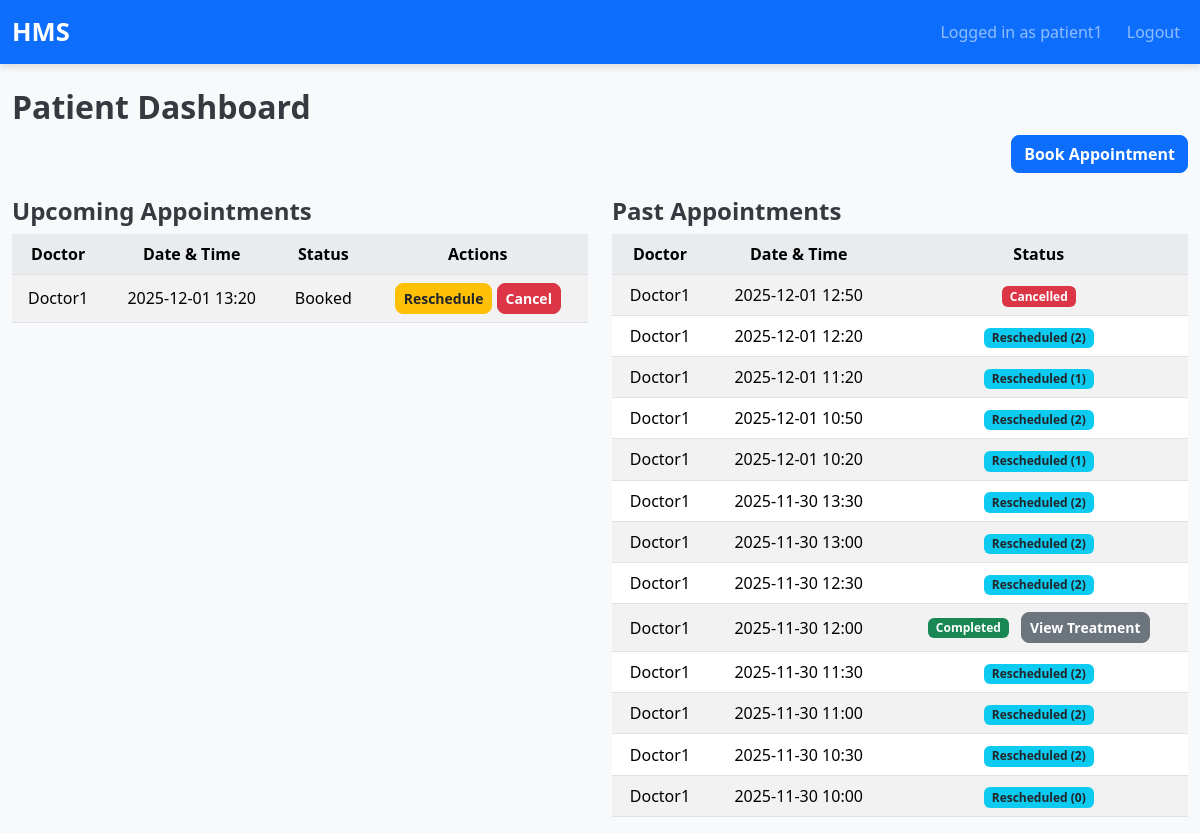
Screenshot of /patient_dashboard (signed in) with the database file from the repository.
### models.py (models this page shows)
class User(UserMixin, db.Model):
    id = db.Column(db.Integer, primary_key=True)
    username = db.Column(db.String(80), unique=True, nullable=False)
    password_hash = db.Column(db.String(200), nullable=False)
    role = db.Column(db.String(20), nullable=False)
    is_blacklisted = db.Column(db.Boolean, default=False)
    doctor_profile = db.relationship('Doctor', backref='user', uselist=False)
    patient_profile = db.relationship('Patient', backref='user', uselist=False)

class Appointment(db.Model):
    id = db.Column(db.Integer, primary_key=True)
    patient_id = db.Column(db.Integer, db.ForeignKey('patient.id'), nullable=False)
    doctor_id = db.Column(db.Integer, db.ForeignKey('doctor.id'), nullable=False)
    appointment_datetime = db.Column(db.DateTime, nullable=False)
    status = db.Column(db.String(20), nullable=False, default='Booked')
    created_at = db.Column(db.DateTime, default=datetime.utcnow)
    reschedule_count = db.Column(db.Integer, nullable=False, default=0)
    treatments = db.relationship('TreatmentRecord', back_populates='appointment', cascade='all, delete-orphan')
    __table_args__ = (db.UniqueConstraint('doctor_id', 'appointment_datetime', name='uq_doctor_datetime'),)

class Doctor(db.Model):
    id = db.Column(db.Integer, primary_key=True)
    user_id = db.Column(db.Integer, db.ForeignKey('user.id'), unique=True, nullable=False)
    name = db.Column(db.String(120), nullable=False)
    specialization = db.Column(db.String(120), nullable=False)
    availabilities = db.relationship('DoctorAvailability', backref='doctor', cascade='all, delete-orphan')
    appointments = db.relationship('Appointment', backref='doctor', cascade='all, delete-orphan')
    treatments = db.relationship('TreatmentRecord', back_populates='doctor', cascade='all, delete-orphan')

### routes.py (the view, shortened to what this page needs)
@main.route('/patient_dashboard', methods=['GET', 'POST'])
@login_required
def patient_dashboard():
    if current_user.role != ROLE_PATIENT:
        return redirect(url_for('main.index'))
    patient = Patient.query.filter_by(user_id=current_user.id).first()
    upcoming = Appointment.query.filter(
        Appointment.patient_id == patient.id,
        Appointment.status == "Booked"
    ).order_by(Appointment.appointment_datetime.asc()).all()
    past = Appointment.query.filter(
        Appointment.patient_id == patient.id,
        Appointment.status.in_(["Cancelled", "Completed", "Rescheduled"])
    ).order_by(Appointment.appointment_datetime.desc()).all()
    action = request.args.get("action")
    appointment_id = request.args.get("id")
    return render_template(
        "dashboards/patient_dashboard.html",
        upcoming_appts=upcoming,
        past_appts=past
    )

### app.py (called while the page is built)
def create_app():
    app = Flask(__name__)
    app.config['SECRET_KEY'] = 'super-secret-key'
    app.config['SQLALCHEMY_DATABASE_URI'] = 'sqlite:///hms.db'
    app.config['SQLALCHEMY_TRACK_MODIFICATIONS'] = False
    db.init_app(app)
    bcrypt.init_app(app)
    login_manager.init_app(app)
    login_manager.login_view = 'main.login'
    login_manager.login_message_category = 'info'
    @login_manager.user_loader
    def load_user(user_id):
        return User.query.get(int(user_id))
    app.register_blueprint(main)
    return app

### templates/dashboards/patient_dashboard.html (shortened to what this page needs)
{% extends 'base.html' %}
{% block content %}
<h2>Patient Dashboard</h2>
<div class="text-end mb-3">
    <a href="{{ url_for('main.book_appointment') }}" class="btn btn-primary">
        Book Appointment
    </a>
</div>
<div class="row mt-4">
    <div class="col-md-6">
        <h4>Upcoming Appointments</h4>
        {% if upcoming_appts %}
        <table class="table table-striped">
            <thead>
                <tr>
                    <th>Doctor</th>
                    <th>Date & Time</th>
                    <th>Status</th>
                    <th>Actions</th>
                </tr>
            </thead>
            <tbody>
                {% for appt in upcoming_appts %}
                <tr>
                    <td>{{ appt.doctor.name }}</td>
                    <td>{{ appt.appointment_datetime.strftime('%Y-%m-%d %H:%M') }}</td>
                    <td>{{ appt.status }}</td>
                    <td>
                        {% if appt.status == "Booked" %}
                        <a href="{{ url_for('main.patient_dashboard', action='reschedule', id=appt.id) }}"
                           class="btn btn-warning btn-sm">Reschedule</a>
                        <a href="{{ url_for('main.patient_dashboard', action='cancel', id=appt.id) }}"
                           class="btn btn-danger btn-sm"
                           onclick="return confirm('Are you sure you want to cancel this appointment?');">
                            Cancel
                        </a>
                        {% endif %}
                    </td>
                </tr>
                {% endfor %}
            </tbody>
        </table>
        {% else %}
        <p>No upcoming appointments.</p>
        {% endif %}
    </div>
    <div class="col-md-6">
        <h4>Past Appointments</h4>
        {% if past_appts %}
        <table class="table table-striped">
            <thead>
                <tr>
                    <th>Doctor</th>
                    <th>Date & Time</th>
                    <th>Status</th>
                </tr>
            </thead>
            <tbody>
                {% for appt in past_appts %}
                <tr>
                    <td>{{ appt.doctor.name }}</td>
                    <td>{{ appt.appointment_datetime.strftime('%Y-%m-%d %H:%M') }}</td>
                    <td>
                        {% if appt.status == "Completed" %}
                            <span class="badge bg-success">Completed</span>
                            <a href="{{ url_for('main.view_treatment', appointment_id=appt.id) }}" class="btn btn-secondary btn-sm ms-2">
                                View Treatment
                            </a>
                        {% elif appt.status == "Cancelled" %}
                            <span class="badge bg-danger">Cancelled</span>
                        {% elif appt.status == "Rescheduled" %}
                            {% if appt.reschedule_count is defined %}
                                <span class="badge bg-info text-dark">Rescheduled ({{ appt.reschedule_count }})</span>
                            {% else %}
                                <span class="badge bg-info text-dark">Rescheduled</span>
                            {% endif %}
                        {% else %}
                            {{ appt.status }}
                        {% endif %}
                    </td>
                </tr>
                {% endfor %}
            </tbody>
        </table>
        {% else %}
        <p>No past appointments.</p>
        {% endif %}
    </div>
</div>
{% endblock %}

### templates/base.html (shortened to what this page needs)
<!DOCTYPE html>
<html lang="en">
<head>
    <link href="https://cdn.jsdelivr.net/npm/bootstrap@5.3.2/dist/css/bootstrap.min.css" rel="stylesheet">
    <link rel="stylesheet" href="{{ url_for('static', filename='css/style.css') }}">
</head>
<body>
<nav class="navbar navbar-expand-lg navbar-dark bg-primary">
    <div class="container-fluid">
        <a class="navbar-brand" href="{{ url_for('main.dashboard_redirect') }}">HMS</a>
        <div class="collapse navbar-collapse" id="navbarNav">
            <ul class="navbar-nav ms-auto">
                {% if current_user.is_authenticated %}
                    <li class="nav-item">
                        <a class="nav-link" href="#">Logged in as {{ current_user.username }}</a>
                    </li>
                    <li class="nav-item">
                        <a class="nav-link" href="{{ url_for('main.logout') }}">Logout</a>
                    </li>
                {% endif %}
            </ul>
        </div>
    </div>
</nav>
<div class="container mt-4">
    {% block content %}{% endblock %}
</div>
</body>
</html>

### static/css/style.css (style rules this page uses)
body { background-color: #f8f9fa; font-family: 'Segoe UI', Tahoma, Geneva, Verdana, sans-serif; }
.container { max-width: 1200px; }
.btn-primary { background-color: #0d6efd; border-color: #0d6efd; }
.navbar-brand { font-weight: bold; font-size: 1.5rem; }
.nav-link { font-size: 1rem; margin-left: 0.5rem; }
.navbar { box-shadow: 0 4px 6px rgba(0,0,0,0.1); }
.navbar-brand { font-weight: 700; font-size: 1.6rem; }
.nav-link { font-size: 1rem; font-weight: 500; }
.table th { background-color: #e9ecef; font-weight: 600; }
.table td, .table th { vertical-align: middle; text-align: center; }
.btn { font-weight: 600; border-radius: 0.5rem; }
.btn-warning { background-color: #ffc107; border-color: #ffc107; color: #212529; }
h2, h4 { color: #343a40; font-weight: 600; }
.mb-3 { margin-bottom: 1rem !important; }
.mt-4 { margin-top: 1.5rem !important; }

### rows the page displays
User: username "patient1"
Appointment: doctor.name "Doctor1", appointment_datetime "2025-12-01 13:20", status "Booked"
Appointment: doctor.name "Doctor1", appointment_datetime "2025-12-01 12:50", status "Cancelled"
Appointment: doctor.name "Doctor1", appointment_datetime "2025-12-01 12:20", reschedule_count "2"
Appointment: doctor.name "Doctor1", appointment_datetime "2025-12-01 11:20", reschedule_count "1"
Appointment: doctor.name "Doctor1", appointment_datetime "2025-12-01 10:50", reschedule_count "2"
Appointment: doctor.name "Doctor1", appointment_datetime "2025-12-01 10:20", reschedule_count "1"
Appointment: doctor.name "Doctor1", appointment_datetime "2025-11-30 13:30", reschedule_count "2"
Appointment: doctor.name "Doctor1", appointment_datetime "2025-11-30 13:00", reschedule_count "2"
Appointment: doctor.name "Doctor1", appointment_datetime "2025-11-30 12:30", reschedule_count "2"
Appointment: doctor.name "Doctor1", appointment_datetime "2025-11-30 12:00"
Appointment: doctor.name "Doctor1", appointment_datetime "2025-11-30 11:30", reschedule_count "2"
Appointment: doctor.name "Doctor1", appointment_datetime "2025-11-30 11:00", reschedule_count "2"
Appointment: doctor.name "Doctor1", appointment_datetime "2025-11-30 10:30", reschedule_count "2"
Appointment: doctor.name "Doctor1", appointment_datetime "2025-11-30 10:00", reschedule_count "0"
